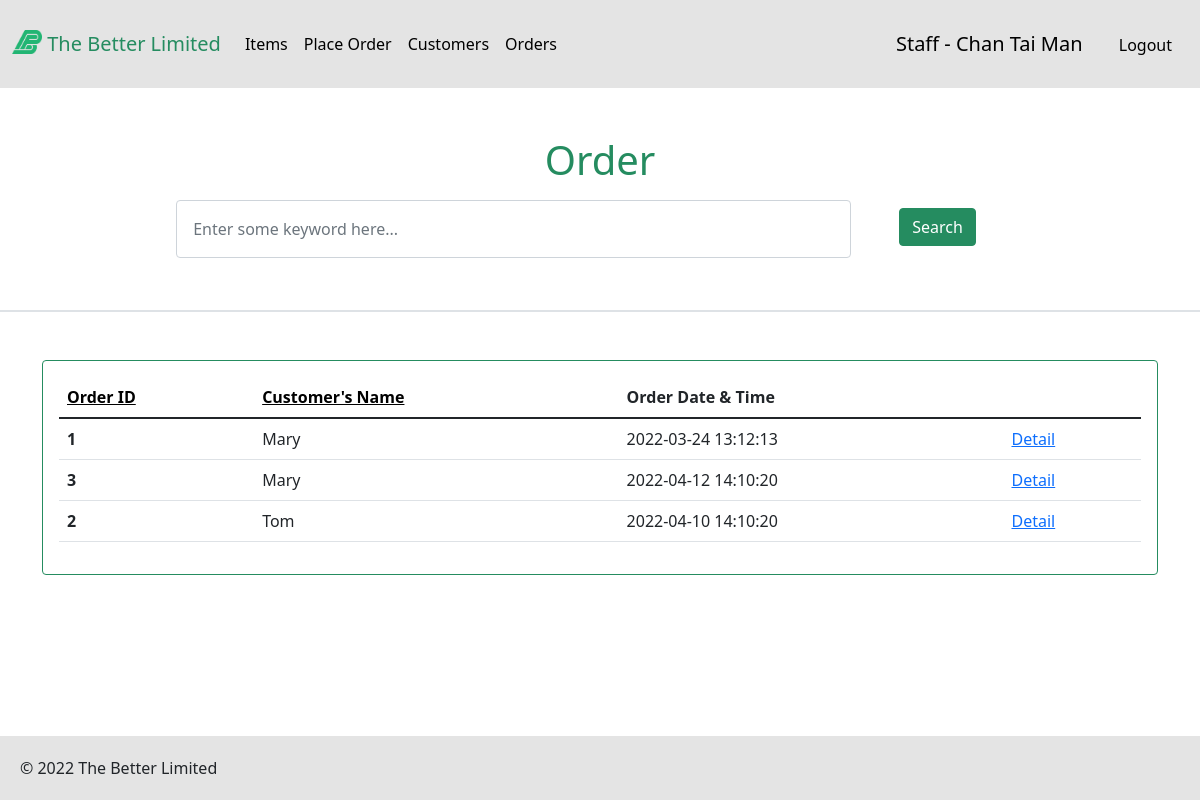
/pages/order.php (signed in), run on the app's committed database.
### tables this page shows
CREATE TABLE `Orders` (
  `orderID` varchar(255) NOT NULL,
  `customerEmail` varchar(50) NOT NULL,
  `staffID` varchar(50) NOT NULL,
  `dateTime` timestamp NOT NULL DEFAULT current_timestamp() ON UPDATE current_timestamp(),
  `deliveryAddress` varchar(255) DEFAULT NULL,
  `deliveryDate` date DEFAULT NULL,
  `orderAmount` double NOT NULL
);

CREATE TABLE `Customer` (
  `customerEmail` varchar(50) NOT NULL,
  `customerName` varchar(100) NOT NULL,
  `phoneNumber` varchar(255) DEFAULT NULL
);

### web/pages/order.php (the view, shortened to what this page needs)
<!DOCTYPE html>
<html lang="en">
<head>
  <link rel="stylesheet" href="../css/bootstrap.css">
  <link rel="stylesheet" href="../css/style.css">
  <?php
  $conn = get_db_connection();
  ?>
</head>
<body onload="w3.includeHTML();">
  <?php include_once "./header.php"; ?>
  <div class="mt-5 ">
    <div class="search w-75 mx-auto">
      <div class="mb-3 text-center text-primary h1">
        Order
      </div>
      <form class="d-flex g-3 flex-row justify-content-center align-content-center" action="<?php echo $_SERVER["PHP_SELF"] ?>" method="Get">
        <div class="w-75">
          <input list="mydatalist" type="text" class="form-control p-3 rounded-5" placeholder="Enter some keyword here..." name="email" oninput="perform_search()"
                  value="<?php if (isset($_GET["email"])) echo $_GET["email"] ?>">
        </div>
        <div class="mt-2 mx-5">
          <button type="submit" class="btn btn-primary mb-3 text-white">Search</button>
        </div>
      </form>
    </div>
  </div>
  <div class="border my-5"></div>
  <div class="container my-5 pb-5">
    <div class="border p-3 rounded border-primary">
      <table class="table table-hover">
        <thead>
          <tr>
            <th scope="col"><a class="text-black" href="<?php echo $_SERVER["PHP_SELF"] ?>?orderby=orderId<?php if(isset($_GET['email'])) echo "&email=".$_GET['email'];  ?>">Order ID</a></th>
            <th scope="col"><a class="text-black" href="<?php echo $_SERVER["PHP_SELF"] ?>?orderby=customerName<?php if(isset($_GET['email'])) echo "&email=".$_GET['email'] ;  ?>">Customer's Name</a></th>
            <th scope="col">Order Date & Time</th>
          </tr>
        </thead>
        <tbody id="result">
          <?php
          $sql = "";
          if (isset($_GET["email"]) && isset($_GET['orderby']))
          {
            $orderby = $_GET['orderby'];
            $sql =  "SELECT `Customer`.`customerName`, `Orders`.* FROM `Customer` INNER JOIN `Orders` ON `Orders`.`customerEmail` = `Customer`.`customerEmail` WHERE `Customer`.`customerEmail` = '" . $_GET["email"] . "' ORDER BY  `" . $orderby . "` ASC";
          }
          else if (isset($_GET["email"])) {
            $sql = "SELECT `Customer`.`customerName`, `Orders`.* FROM `Customer` INNER JOIN `Orders` ON `Orders`.`customerEmail` = `Customer`.`customerEmail` WHERE `Customer`.`customerEmail` = '" . $_GET["email"] . "' ORDER BY  `Customer`.`customerName` ASC";
          }
          else if (isset($_GET['orderby']))
          {
            $orderby = $_GET['orderby'];
            $sql = "SELECT `Customer`.`customerName`, `Orders`.* FROM `Customer` INNER JOIN `Orders` ON `Orders`.`customerEmail` = `Customer`.`customerEmail` ORDER BY `" . $orderby . "` ASC";
          }
          else {
            $sql = "SELECT `Customer`.`customerName`, `Orders`.* FROM `Customer` INNER JOIN `Orders` ON `Orders`.`customerEmail` = `Customer`.`customerEmail` ORDER BY `Customer`.`customerName` ASC;";
          }
          $result = $conn->query($sql);
          if ($result->num_rows > 0) {
            while ($row = $result->fetch_assoc()) {
              $id = $row["orderID"];
              echo "<tr>";
              echo "<th scope='row'>" . $id . "</td>";
              echo "<td>" . $row["customerName"] . "</td>";
              echo "<td>" . $row["dateTime"] . "</td>";
              echo "<td><a href='./order_detail.php?id=$id' class='link-info'>Detail</a></td>";
              echo "</tr>";
            }
          }
          ?>
        </tbody>
      </table>
    </div>
  </div>
</body>
</html>

### data on the page
orders: orderID "1", customerEmail.customerName "Mary", dateTime "2022-03-24 13:12:13"
orders: orderID "3", customerEmail.customerName "Mary", dateTime "2022-04-12 14:10:20"
orders: orderID "2", customerEmail.customerName "Tom", dateTime "2022-04-10 14:10:20"

### other printed values
$_SESSION['position'] "Staff"
$_SESSION['staff_name'] "Chan Tai Man"
